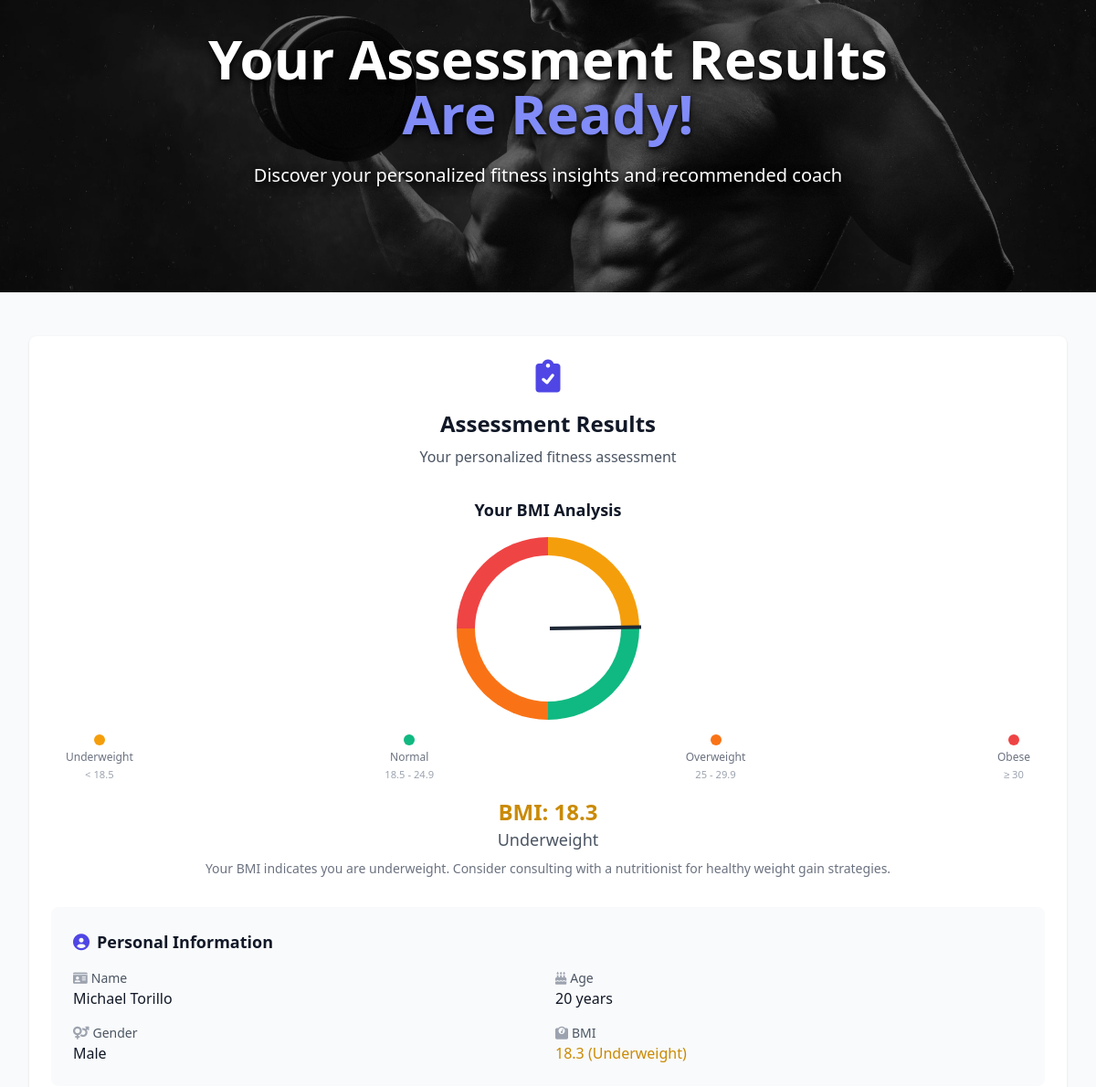
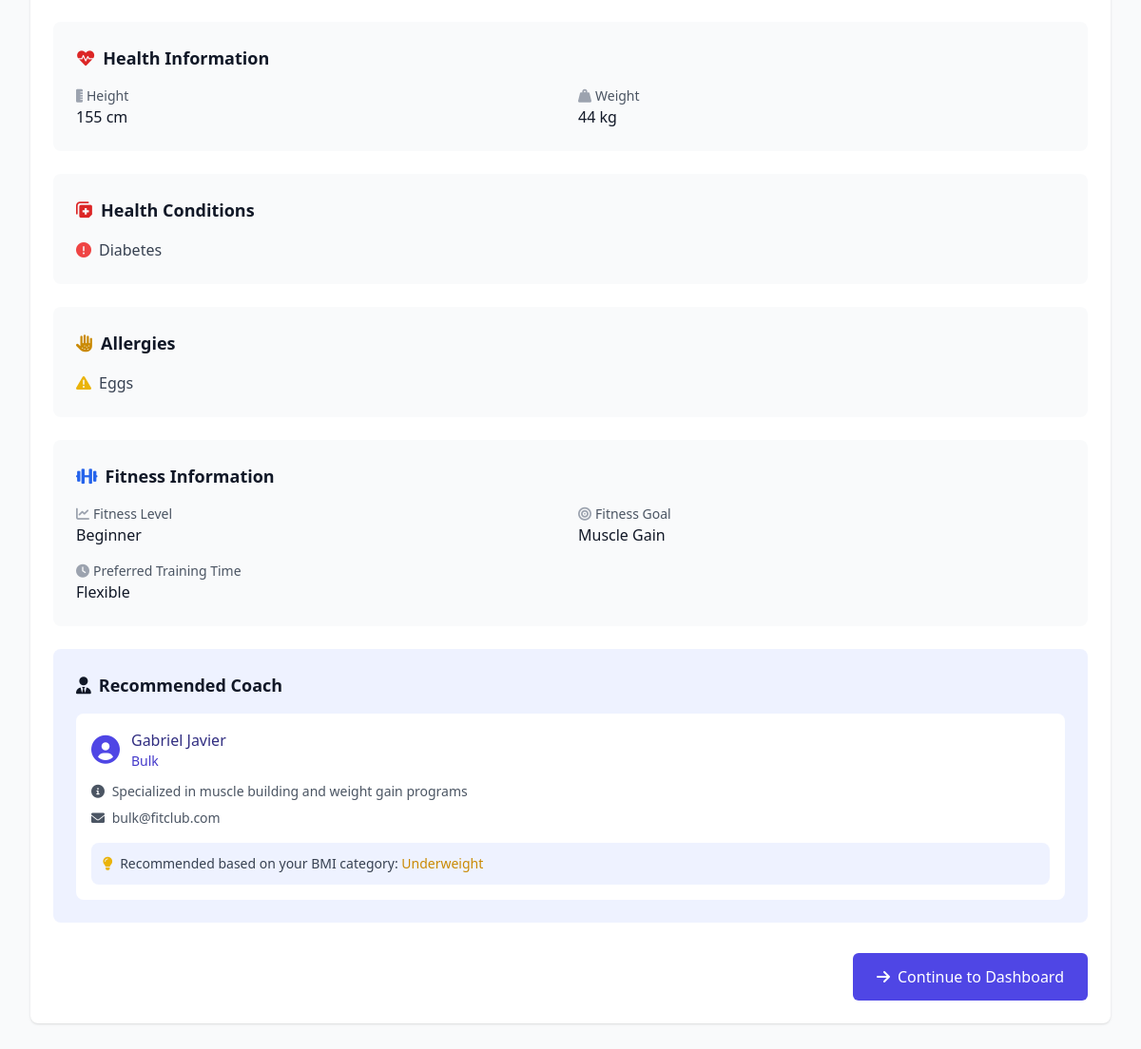
Page /user/assessment_result.php?id=15 (signed in) on the committed database (2 pictures, top to bottom).
### tables this page shows
CREATE TABLE `pre_assessments` (
  `id` int(11) NOT NULL,
  `user_id` int(11) NOT NULL,
  `age` int(11) NOT NULL,
  `gender` enum('male','female','other') NOT NULL,
  `height` float NOT NULL COMMENT 'in cm',
  `weight` float NOT NULL COMMENT 'in kg',
  `allergies` text DEFAULT NULL,
  `health_conditions` text DEFAULT NULL,
  `fitness_level` enum('beginner','intermediate','advanced') NOT NULL,
  `fitness_goal` enum('weight_loss','muscle_gain','strength','endurance','overall_fitness') NOT NULL,
  `preferred_training_time` enum('morning','afternoon','evening','flexible') NOT NULL,
  `bmi` float DEFAULT NULL,
  `notes` text DEFAULT NULL,
  `completed` tinyint(1) DEFAULT 0,
  `created_at` timestamp NOT NULL DEFAULT current_timestamp(),
  `updated_at` timestamp NOT NULL DEFAULT current_timestamp() ON UPDATE current_timestamp()
);

CREATE TABLE `users` (
  `id` int(11) NOT NULL,
  `username` varchar(50) NOT NULL,
  `password` varchar(255) NOT NULL,
  `email` varchar(100) NOT NULL,
  `fullname` varchar(100) DEFAULT NULL,
  `phone` varchar(20) DEFAULT NULL,
  `role` enum('admin','coach','member') NOT NULL,
  `created_at` timestamp NOT NULL DEFAULT current_timestamp()
);

CREATE TABLE `health_condition_types` (
  `id` int(11) NOT NULL,
  `name` varchar(100) NOT NULL,
  `description` text DEFAULT NULL
);

CREATE TABLE `coaches` (
  `id` int(11) NOT NULL,
  `user_id` int(11) NOT NULL,
  `specialization` enum('bulk','weight_loss','strength') NOT NULL,
  `rating` decimal(3,2) DEFAULT 0.00,
  `clients_count` int(11) DEFAULT 0,
  `experience_years` int(11) DEFAULT 0,
  `active` tinyint(1) DEFAULT 1
);

### user/assessment_result.php (the view, shortened to what the rows shown need)
<?php
$database = new Database();
$db = $database->getConnection();
$query = "SELECT pa.*, u.fullname
          FROM pre_assessments pa
          JOIN users u ON pa.user_id = u.id
          WHERE pa.id = :assessment_id AND pa.user_id = :user_id";
$stmt = $db->prepare($query);
$stmt->bindParam(":assessment_id", $_GET['id']);
$stmt->bindParam(":user_id", $_SESSION['user_id']);
$stmt->execute();
$assessment = $stmt->fetch(PDO::FETCH_ASSOC);
$query = "SELECT hc.name
          FROM user_health_conditions uhc
          JOIN health_condition_types hc ON uhc.condition_id = hc.id
          WHERE uhc.pre_assessment_id = :assessment_id";
$stmt = $db->prepare($query);
$stmt->bindParam(":assessment_id", $_GET['id']);
$stmt->execute();
$health_conditions = $stmt->fetchAll(PDO::FETCH_ASSOC);
function getBMICategory($bmi) {
    if ($bmi < 18.5) {
        return [
            'category' => 'Underweight',
            'class' => 'text-yellow-600',
            'color' => 'yellow',
            'gauge_color' => '#F59E0B',
            'gauge_percentage' => ($bmi / 18.5) * 25
        ];
    }
}
$bmi_category = getBMICategory($assessment['bmi']);
$recommended_specialization = '';
if ($assessment['bmi'] < 18.5) {
    $recommended_specialization = 'bulk';
} elseif ($assessment['bmi'] < 25) {
    $recommended_specialization = 'strength';
} else {
    $recommended_specialization = 'weight_loss';
}
$query = "SELECT c.id, u.fullname, c.specialization, u.email
          FROM coaches c
          JOIN users u ON c.user_id = u.id
          WHERE c.specialization = :specialization
          LIMIT 1";
$stmt = $db->prepare($query);
$stmt->bindParam(":specialization", $recommended_specialization);
$stmt->execute();
$recommended_coach = $stmt->fetch(PDO::FETCH_ASSOC);
$specialization_descriptions = [
    'bulk' => 'Specialized in muscle building and weight gain programs',
    'weight_loss' => 'Expert in weight management and fat loss programs',
    'strength' => 'Focused on strength training and muscle toning'
];
?>
<!DOCTYPE html>
<html lang="en">
<head>
    <script src="https://cdn.tailwindcss.com"></script>
    <link href="https://cdnjs.cloudflare.com/ajax/libs/font-awesome/6.0.0/css/all.min.css" rel="stylesheet">
</head>
<body class="bg-gray-50">
    <div class="min-h-screen">
        <div class="hero-section">
            <div class="hero-content h-full flex items-center justify-center text-center">
                <div class="max-w-4xl mx-auto px-4 sm:px-6 lg:px-8">
                    <div class="inline-block mb-12">
                        <h1 class="text-5xl md:text-6xl font-bold text-white mb-6 text-shadow-strong">
                            Your Assessment Results<br>
                            <span class="text-indigo-400">Are Ready!</span>
                        </h1>
                    </div>
                </div>
            </div>
        </div>
        <main class="max-w-7xl mx-auto py-6 sm:px-6 lg:px-8">
            <div class="px-4 py-6 sm:px-0">
                <div class="result-card bg-white shadow rounded-lg p-6">
                    <div class="text-center mb-8">
                        <h1 class="text-2xl font-bold text-gray-900">Assessment Results</h1>
                    </div>
                    <div class="mb-8">
                        <h2 class="text-lg font-semibold text-gray-900 mb-4 text-center">Your BMI Analysis</h2>
                        <div class="text-center mt-4">
                            <p class="text-2xl font-bold <?php echo $bmi_category['class']; ?>">
                                BMI: <?php echo number_format($assessment['bmi'], 1); ?>
                            </p>
                            <p class="text-lg text-gray-600"><?php echo $bmi_category['category']; ?></p>
                            <p class="text-sm text-gray-500 mt-2">
                                <?php
                                $bmi = $assessment['bmi'];
                                if ($bmi < 18.5) {
                                    echo "Your BMI indicates you are underweight. Consider consulting with a nutritionist for healthy weight gain strategies.";
                                } elseif ($bmi < 25) {
                                    echo "Your BMI is within the healthy range. Maintain your current lifestyle with regular exercise and balanced nutrition.";
                                } elseif ($bmi < 30) {
                                    echo "Your BMI indicates you are overweight. Focus on a balanced diet and regular exercise to achieve a healthy weight.";
                                } else {
                                    echo "Your BMI indicates obesity. It's recommended to consult with healthcare professionals for a personalized weight management plan.";
                                }
                                ?>
                            </p>
                        </div>
                    </div>
                    <div class="bg-gray-50 rounded-lg p-6 mb-6">
                        <h2 class="text-lg font-semibold text-gray-900 mb-4">
                            <i class="fas fa-user-circle text-indigo-600 mr-2"></i>Personal Information
                        </h2>
                        <div class="grid grid-cols-1 md:grid-cols-2 gap-4">
                            <div>
                                <p class="text-sm text-gray-600"><i class="fas fa-id-card text-gray-400 mr-1"></i>Name</p>
                                <p class="text-base font-medium text-gray-900"><?php echo htmlspecialchars($assessment['fullname']); ?></p>
                            </div>
                            <div>
                                <p class="text-sm text-gray-600"><i class="fas fa-birthday-cake text-gray-400 mr-1"></i>Age</p>
                                <p class="text-base font-medium text-gray-900"><?php echo htmlspecialchars($assessment['age']); ?> years</p>
                            </div>
                            <div>
                                <p class="text-sm text-gray-600"><i class="fas fa-venus-mars text-gray-400 mr-1"></i>Gender</p>
                                <p class="text-base font-medium text-gray-900"><?php echo ucfirst(htmlspecialchars($assessment['gender'])); ?></p>
                            </div>
                            <div>
                                <p class="text-sm text-gray-600"><i class="fas fa-weight text-gray-400 mr-1"></i>BMI</p>
                                <p class="text-base font-medium <?php echo $bmi_category['class']; ?>">
                                    <?php echo number_format($assessment['bmi'], 1); ?>
                                    (<?php echo $bmi_category['category']; ?>)
                                </p>
                            </div>
                        </div>
                    </div>
                    <div class="bg-gray-50 rounded-lg p-6 mb-6">
                        <h2 class="text-lg font-semibold text-gray-900 mb-4">
                            <i class="fas fa-heartbeat text-red-600 mr-2"></i>Health Information
                        </h2>
                        <div class="grid grid-cols-1 md:grid-cols-2 gap-4">
                            <div>
                                <p class="text-sm text-gray-600"><i class="fas fa-ruler-vertical text-gray-400 mr-1"></i>Height</p>
                                <p class="text-base font-medium text-gray-900"><?php echo htmlspecialchars($assessment['height']); ?> cm</p>
                            </div>
                            <div>
                                <p class="text-sm text-gray-600"><i class="fas fa-weight-hanging text-gray-400 mr-1"></i>Weight</p>
                                <p class="text-base font-medium text-gray-900"><?php echo htmlspecialchars($assessment['weight']); ?> kg</p>
                            </div>
                        </div>
                    </div>
                    <div class="bg-gray-50 rounded-lg p-6 mb-6">
                        <h2 class="text-lg font-semibold text-gray-900 mb-4">
                            <i class="fas fa-notes-medical text-red-600 mr-2"></i>Health Conditions
                        </h2>
                        <?php if (!empty($health_conditions)): ?>
                            <div class="grid grid-cols-2 md:grid-cols-3 gap-4">
                                <?php foreach ($health_conditions as $condition): ?>
                                    <div class="flex items-center">
                                        <i class="fas fa-exclamation-circle text-red-500 mr-2"></i>
                                        <span class="text-gray-700"><?php echo htmlspecialchars($condition['name']); ?></span>
                                    </div>
                                <?php endforeach; ?>
                            </div>
                        <?php else: ?>
                            <p class="text-gray-600"><i class="fas fa-check-circle text-green-500 mr-2"></i>No health conditions reported</p>
                        <?php endif; ?>
                    </div>
                    <div class="bg-gray-50 rounded-lg p-6 mb-6">
                        <h2 class="text-lg font-semibold text-gray-900 mb-4">
                            <i class="fas fa-allergies text-yellow-600 mr-2"></i>Allergies
                        </h2>
                        <?php if (!empty($assessment['allergies'])): ?>
                            <p class="text-gray-700"><i class="fas fa-exclamation-triangle text-yellow-500 mr-2"></i><?php echo nl2br(htmlspecialchars($assessment['allergies'])); ?></p>
                        <?php else: ?>
                            <p class="text-gray-600"><i class="fas fa-check-circle text-green-500 mr-2"></i>No allergies reported</p>
                        <?php endif; ?>
                    </div>
                    <div class="bg-gray-50 rounded-lg p-6 mb-6">
                        <h2 class="text-lg font-semibold text-gray-900 mb-4">
                            <i class="fas fa-dumbbell text-blue-600 mr-2"></i>Fitness Information
                        </h2>
                        <div class="grid grid-cols-1 md:grid-cols-2 gap-4">
                            <div>
                                <p class="text-sm text-gray-600"><i class="fas fa-chart-line text-gray-400 mr-1"></i>Fitness Level</p>
                                <p class="text-base font-medium text-gray-900"><?php echo ucfirst($assessment['fitness_level']); ?></p>
                            </div>
                            <div>
                                <p class="text-sm text-gray-600"><i class="fas fa-bullseye text-gray-400 mr-1"></i>Fitness Goal</p>
                                <p class="text-base font-medium text-gray-900"><?php echo ucwords(str_replace('_', ' ', $assessment['fitness_goal'])); ?></p>
                            </div>
                            <div>
                                <p class="text-sm text-gray-600"><i class="fas fa-clock text-gray-400 mr-1"></i>Preferred Training Time</p>
                                <p class="text-base font-medium text-gray-900"><?php echo ucfirst($assessment['preferred_training_time']); ?></p>
                            </div>
                        </div>
                    </div>
                    <div class="bg-indigo-50 rounded-lg p-6 mb-6">
                        <h2 class="text-lg font-semibold text-gray-900 mb-4">
                            <i class="fas fa-user-tie mr-2"></i>Recommended Coach
                        </h2>
                        <?php if ($recommended_coach): ?>
                            <div class="bg-white rounded-lg p-4">
                                <div class="flex items-center mb-3">
                                    <div class="flex-shrink-0">
                                        <i class="fas fa-user-circle text-3xl text-indigo-600"></i>
                                    </div>
                                    <div class="ml-3">
                                        <h3 class="font-medium text-indigo-900"><?php echo htmlspecialchars($recommended_coach['fullname']); ?></h3>
                                        <p class="text-sm text-indigo-700">
                                            <?php echo ucwords(str_replace('_', ' ', $recommended_coach['specialization'])); ?>
                                        </p>
                                    </div>
                                </div>
                                <div class="mt-3">
                                    <p class="text-sm text-gray-600">
                                        <i class="fas fa-info-circle mr-1"></i>
                                        <?php echo $specialization_descriptions[$recommended_coach['specialization']]; ?>
                                    </p>
                                    <p class="text-sm text-gray-600 mt-2">
                                        <i class="fas fa-envelope mr-1"></i>
                                        <?php echo htmlspecialchars($recommended_coach['email']); ?>
                                    </p>
                                </div>
                                <div class="mt-4 p-3 bg-indigo-50 rounded-lg">
                                    <p class="text-sm text-gray-700">
                                        <i class="fas fa-lightbulb mr-1 text-yellow-500"></i>
                                        Recommended based on your BMI category:
                                        <span class="font-medium <?php echo $bmi_category['class']; ?>">
                                            <?php echo $bmi_category['category']; ?>
                                        </span>
                                    </p>
                                </div>
                            </div>
                        <?php else: ?>
                            <p class="text-sm text-gray-500">No specific coach recommendation available.</p>
                        <?php endif; ?>
                    </div>
                </div>
            </div>
        </main>
    </div>
</body>
</html>

### rows in the picture
pre_assessments: bmi "18.3", bmi "Underweight", user.fullname "Michael Torillo", age "20", gender "Male", height "155", weight "44", allergies "Eggs", fitness_level "Beginner", fitness_goal "Muscle Gain", preferred_training_time "Flexible"
health_condition_types: name "Diabetes"
coaches: user.fullname "Gabriel Javier", specialization "Bulk", specialization "Specialized in muscle building and weight gain programs", user.email "bulk@fitclub.com"
